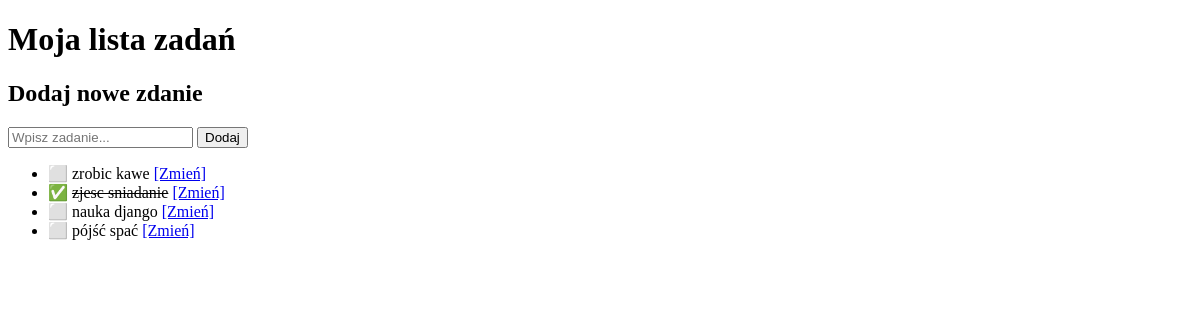
Before: / with the older database file.
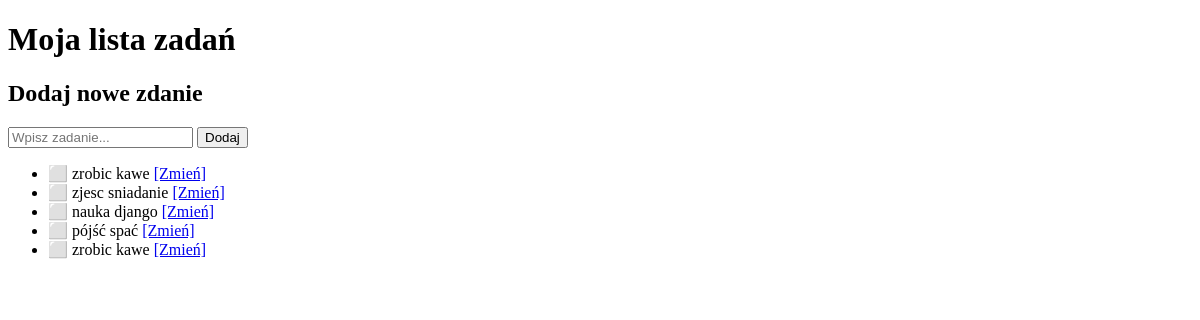
After: the same page with the newer database file.
### zadania/models.py (models this page shows, shortened)
class Zadanie(models.Model):
    tresc = models.CharField(max_length=200)
    zrobione = models.BooleanField(default=False)

### zadania/views.py (the view)
# urls.py: path('', views.lista_zadan, name='lista'),
def lista_zadan (request):
    if request.method == 'POST':
        tresc = request.POST.get('tresc')
        if tresc:
            Zadanie.objects.create(tresc=tresc)
        return redirect('lista') # pozniej wraca na strone głowna
    zadania = Zadanie.objects.all()
    return render(request, 'zadania/lista.html', {'zadania': zadania})

### zadania/templates/zadania/lista.html (shortened to what this page needs)
<!DOCTYPE html>
<html>
<head>
</head>
<body>
    <h1>Moja lista zadań</h1>
    <h2>Dodaj nowe zdanie</h2>
    <form method="POST">
         <input type="text" name="tresc" placeholder="Wpisz zadanie..." required>
         <button type="submit">Dodaj</button>
    </form>
    <ul>
        {% for zad in zadania%}
        <li>
            {% if zad.zrobione %}
                ✅ <s>{{ zad.tresc }}</s>
            {% else %}
                ⬜ {{ zad.tresc }}
            {% endif %}
            <a href="{% url 'zmien_status' zad.id %}">[Zmień]</a>
        </li>
        {% endfor %}
    </ul>
</body>
</html>

Changed rows visible on the page:
changed Zadanie "zjesc sniadanie": zrobione "✅" → "⬜"
added Zadanie: tresc "zrobic kawe"
